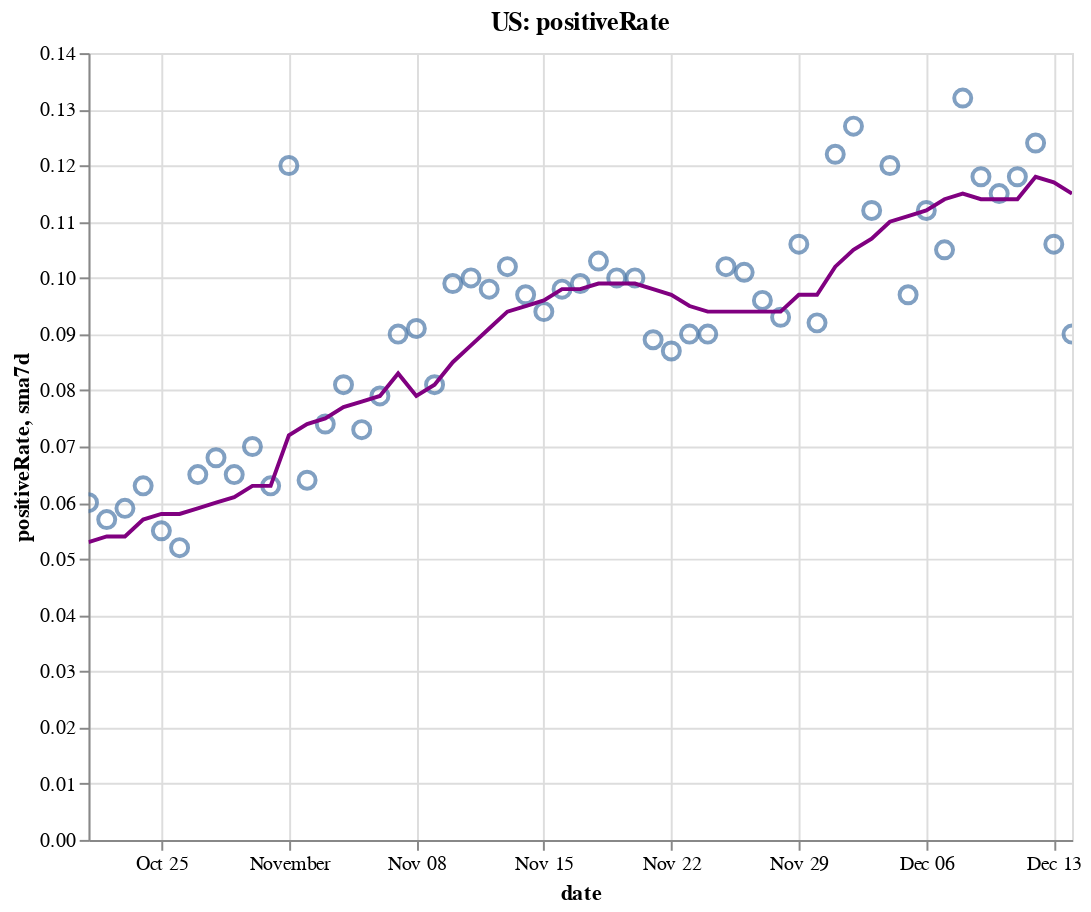

Write notebook code for a chart like this one.
### Code cell
create_plot(us, 'positiveRate')

### Figure 1 — Vega-Lite specification as saved in the notebook (floating-point values rounded to 4 significant figures)
{"config": {"view": {"continuousWidth": 400, "continuousHeight": 300}}, "layer": [{"layer": [{"mark": {"type": "point", "size": 75}, "encoding": {"tooltip": [{"type": "temporal", "field": "date"}, {"type": "quantitative", "field": "positiveRate"}, {"type": "quantitative", "field": "sma7d"}], "x": {"type": "temporal", "field": "date"}, "y": {"type": "quantitative", "field": "positiveRate"}}, "selection": {"selector004": {"type": "interval", "bind": "scales", "encodings": ["x", "y"]}}}, {"mark": {"type": "line", "color": "purple"}, "encoding": {"x": {"type": "temporal", "field": "date"}, "y": {"type": "quantitative", "field": "sma7d"}}}]}, {"mark": {"type": "rule", "color": "#aaa"}, "encoding": {"x": {"type": "temporal", "field": "date"}}, "transform": [{"filter": {"selection": "selector003"}}]}, {"mark": "circle", "encoding": {"opacity": {"condition": {"value": 1, "selection": "selector003"}, "value": 0}, "tooltip": [{"type": "temporal", "field": "date"}, {"type": "quantitative", "field": "positiveRate"}, {"type": "quantitative", "field": "sma7d"}], "x": {"type": "temporal", "field": "date"}, "y": {"type": "quantitative", "field": "positiveRate"}}, "selection": {"selector003": {"type": "single", "encodings": ["x"], "on": "mouseover", "nearest": true, "empty": "none"}}}, {"mark": {"type": "text", "align": "left", "dx": 5, "dy": -5, "stroke": "white", "strokeWidth": 2}, "encoding": {"text": {"type": "quantitative", "field": "positiveRate"}, "tooltip": [{"type": "temporal", "field": "date"}, {"type": "quantitative", "field": "positiveRate"}, {"type": "quantitative", "field": "sma7d"}], "x": {"type": "temporal", "field": "date"}, "y": {"type": "quantitative", "field": "positiveRate"}}, "transform": [{"filter": {"selection": "selector003"}}]}, {"mark": {"type": "text", "align": "left", "dx": 5, "dy": -5}, "encoding": {"text": {"type": "quantitative", "field": "positiveRate"}, "tooltip": [{"type": "temporal", "field": "date"}, {"type": "quantitative", "field": "positiveRate"}, {"type": "quantitative", "field": "sma7d"}], "x": {"type": "temporal", "field": "date"}, "y": {"type": "quantitative", "field": "positiveRate"}}, "transform": [{"filter": {"selection": "selector003"}}]}], "data": {"name": "data-fc4172787466c1e19ac59b1106ea3c7b"}, "height": 400, "title": "US: positiveRate", "width": 500, "$schema": "https://vega.github.io/schema/vega-lite/v4.8.1.json", "datasets": {"data-fc4172787466c1e19ac59b1106ea3c7b": [{"date": "2020-10-21T00:00:00", "totalTestResultsIncrease": 1018000.0, "positiveIncrease": 60980.0, "death": 213900.0, "deathIncrease": 1025.0, "positiveRate": 0.06, "state": "US", "sma7d": 0.053}, {"date": "2020-10-22T00:00:00", "totalTestResultsIncrease": 1279000.0, "positiveIncrease": 73000.0, "death": 215100.0, "deathIncrease": 1126.0, "positiveRate": 0.057, "state": "US", "sma7d": 0.054}, {"date": "2020-10-23T00:00:00", "totalTestResultsIncrease": 1405000.0, "positiveIncrease": 82340.0, "death": 216000.0, "deathIncrease": 941.0, "positiveRate": 0.059, "state": "US", "sma7d": 0.054}, {"date": "2020-10-24T00:00:00", "totalTestResultsIncrease": 1312000.0, "positiveIncrease": 83320.0, "death": 216900.0, "deathIncrease": 897.0, "positiveRate": 0.063, "state": "US", "sma7d": 0.057}, {"date": "2020-10-25T00:00:00", "totalTestResultsIncrease": 1182000.0, "positiveIncrease": 64900.0, "death": 217300.0, "deathIncrease": 387.0, "positiveRate": 0.055, "state": "US", "sma7d": 0.058}, {"date": "2020-10-26T00:00:00", "totalTestResultsIncrease": 1195000.0, "positiveIncrease": 62540.0, "death": 217700.0, "deathIncrease": 399.0, "positiveRate": 0.052, "state": "US", "sma7d": 0.058}, {"date": "2020-10-27T00:00:00", "totalTestResultsIncrease": 1111000.0, "positiveIncrease": 72100.0, "death": 218600.0, "deathIncrease": 929.0, "positiveRate": 0.065, "state": "US", "sma7d": 0.059}, {"date": "2020-10-28T00:00:00", "totalTestResultsIncrease": 1166000.0, "positiveIncrease": 78790.0, "death": 219700.0, "deathIncrease": 1045.0, "positiveRate": 0.068, "state": "US", "sma7d": 0.06}, {"date": "2020-10-29T00:00:00", "totalTestResultsIncrease": 1364000.0, "positiveIncrease": 88730.0, "death": 220700.0, "deathIncrease": 1055.0, "positiveRate": 0.065, "state": "US", "sma7d": 0.061}, {"date": "2020-10-30T00:00:00", "totalTestResultsIncrease": 1395000.0, "positiveIncrease": 97260.0, "death": 221700.0, "deathIncrease": 947.0, "positiveRate": 0.07, "state": "US", "sma7d": 0.063}, {"date": "2020-10-31T00:00:00", "totalTestResultsIncrease": 1427000.0, "positiveIncrease": 90610.0, "death": 222600.0, "deathIncrease": 970.0, "positiveRate": 0.063, "state": "US", "sma7d": 0.063}, {"date": "2020-11-01T00:00:00", "totalTestResultsIncrease": 1177000.0, "positiveIncrease": 141300.0, "death": 223000.0, "deathIncrease": 398.0, "positiveRate": 0.12, "state": "US", "sma7d": 0.072}, {"date": "2020-11-02T00:00:00", "totalTestResultsIncrease": 1291000.0, "positiveIncrease": 83100.0, "death": 223500.0, "deathIncrease": 474.0, "positiveRate": 0.064, "state": "US", "sma7d": 0.074}, {"date": "2020-11-03T00:00:00", "totalTestResultsIncrease": 1222000.0, "positiveIncrease": 89860.0, "death": 225000.0, "deathIncrease": 1525.0, "positiveRate": 0.074, "state": "US", "sma7d": 0.075}, {"date": "2020-11-04T00:00:00", "totalTestResultsIncrease": 1280000.0, "positiveIncrease": 103600.0, "death": 226200.0, "deathIncrease": 1126.0, "positiveRate": 0.081, "state": "US", "sma7d": 0.077}, {"date": "2020-11-05T00:00:00", "totalTestResultsIncrease": 1612000.0, "positiveIncrease": 118100.0, "death": 227300.0, "deathIncrease": 1155.0, "positiveRate": 0.073, "state": "US", "sma7d": 0.078}, {"date": "2020-11-06T00:00:00", "totalTestResultsIncrease": 1620000.0, "positiveIncrease": 127500.0, "death": 228500.0, "deathIncrease": 1186.0, "positiveRate": 0.079, "state": "US", "sma7d": 0.079}, {"date": "2020-11-07T00:00:00", "totalTestResultsIncrease": 1450000.0, "positiveIncrease": 130800.0, "death": 229600.0, "deathIncrease": 1132.0, "positiveRate": 0.09, "state": "US", "sma7d": 0.083}, {"date": "2020-11-08T00:00:00", "totalTestResultsIncrease": 1220000.0, "positiveIncrease": 111500.0, "death": 230100.0, "deathIncrease": 501.0, "positiveRate": 0.091, "state": "US", "sma7d": 0.079}, {"date": "2020-11-09T00:00:00", "totalTestResultsIncrease": 1444000.0, "positiveIncrease": 117500.0, "death": 230700.0, "deathIncrease": 580.0, "positiveRate": 0.081, "state": "US", "sma7d": 0.081}, {"date": "2020-11-10T00:00:00", "totalTestResultsIncrease": 1346000.0, "positiveIncrease": 133000.0, "death": 232100.0, "deathIncrease": 1357.0, "positiveRate": 0.099, "state": "US", "sma7d": 0.085}, {"date": "2020-11-11T00:00:00", "totalTestResultsIncrease": 1464000.0, "positiveIncrease": 146900.0, "death": 233700.0, "deathIncrease": 1579.0, "positiveRate": 0.1, "state": "US", "sma7d": 0.088}, {"date": "2020-11-12T00:00:00", "totalTestResultsIncrease": 1571000.0, "positiveIncrease": 154200.0, "death": 234800.0, "deathIncrease": 1111.0, "positiveRate": 0.098, "state": "US", "sma7d": 0.091}, {"date": "2020-11-13T00:00:00", "totalTestResultsIncrease": 1707000.0, "positiveIncrease": 174500.0, "death": 236100.0, "deathIncrease": 1304.0, "positiveRate": 0.102, "state": "US", "sma7d": 0.094}, {"date": "2020-11-14T00:00:00", "totalTestResultsIncrease": 1706000.0, "positiveIncrease": 165800.0, "death": 237400.0, "deathIncrease": 1352.0, "positiveRate": 0.097, "state": "US", "sma7d": 0.095}, {"date": "2020-11-15T00:00:00", "totalTestResultsIncrease": 1553000.0, "positiveIncrease": 145800.0, "death": 238100.0, "deathIncrease": 708.0, "positiveRate": 0.094, "state": "US", "sma7d": 0.096}, {"date": "2020-11-16T00:00:00", "totalTestResultsIncrease": 1530000.0, "positiveIncrease": 149500.0, "death": 238700.0, "deathIncrease": 609.0, "positiveRate": 0.098, "state": "US", "sma7d": 0.098}, {"date": "2020-11-17T00:00:00", "totalTestResultsIncrease": 1605000.0, "positiveIncrease": 158800.0, "death": 240300.0, "deathIncrease": 1562.0, "positiveRate": 0.099, "state": "US", "sma7d": 0.098}, {"date": "2020-11-18T00:00:00", "totalTestResultsIncrease": 1620000.0, "positiveIncrease": 166200.0, "death": 242200.0, "deathIncrease": 1882.0, "positiveRate": 0.103, "state": "US", "sma7d": 0.099}, {"date": "2020-11-19T00:00:00", "totalTestResultsIncrease": 1850000.0, "positiveIncrease": 184700.0, "death": 244200.0, "deathIncrease": 2020.0, "positiveRate": 0.1, "state": "US", "sma7d": 0.099}, {"date": "2020-11-20T00:00:00", "totalTestResultsIncrease": 1947000.0, "positiveIncrease": 194800.0, "death": 246100.0, "deathIncrease": 1894.0, "positiveRate": 0.1, "state": "US", "sma7d": 0.099}, {"date": "2020-11-21T00:00:00", "totalTestResultsIncrease": 2049000.0, "positiveIncrease": 181900.0, "death": 247600.0, "deathIncrease": 1554.0, "positiveRate": 0.089, "state": "US", "sma7d": 0.098}, {"date": "2020-11-22T00:00:00", "totalTestResultsIncrease": 1753000.0, "positiveIncrease": 151900.0, "death": 248600.0, "deathIncrease": 917.0, "positiveRate": 0.087, "state": "US", "sma7d": 0.097}, {"date": "2020-11-23T00:00:00", "totalTestResultsIncrease": 1694000.0, "positiveIncrease": 151900.0, "death": 249400.0, "deathIncrease": 858.0, "positiveRate": 0.09, "state": "US", "sma7d": 0.095}, {"date": "2020-11-24T00:00:00", "totalTestResultsIncrease": 1884000.0, "positiveIncrease": 169300.0, "death": 251500.0, "deathIncrease": 2106.0, "positiveRate": 0.09, "state": "US", "sma7d": 0.094}, {"date": "2020-11-25T00:00:00", "totalTestResultsIncrease": 1827000.0, "positiveIncrease": 186900.0, "death": 253800.0, "deathIncrease": 2280.0, "positiveRate": 0.102, "state": "US", "sma7d": 0.094}, {"date": "2020-11-26T00:00:00", "totalTestResultsIncrease": 1269000.0, "positiveIncrease": 128400.0, "death": 255200.0, "deathIncrease": 1387.0, "positiveRate": 0.101, "state": "US", "sma7d": 0.094}, {"date": "2020-11-27T00:00:00", "totalTestResultsIncrease": 2032000.0, "positiveIncrease": 194200.0, "death": 256600.0, "deathIncrease": 1392.0, "positiveRate": 0.096, "state": "US", "sma7d": 0.094}, {"date": "2020-11-28T00:00:00", "totalTestResultsIncrease": 1673000.0, "positiveIncrease": 154900.0, "death": 257800.0, "deathIncrease": 1251.0, "positiveRate": 0.093, "state": "US", "sma7d": 0.094}, {"date": "2020-11-29T00:00:00", "totalTestResultsIncrease": 1286000.0, "positiveIncrease": 136100.0, "death": 258700.0, "deathIncrease": 823.0, "positiveRate": 0.106, "state": "US", "sma7d": 0.097}, {"date": "2020-11-30T00:00:00", "totalTestResultsIncrease": 1607000.0, "positiveIncrease": 148500.0, "death": 259700.0, "deathIncrease": 1035.0, "positiveRate": 0.092, "state": "US", "sma7d": 0.097}, {"date": "2020-12-01T00:00:00", "totalTestResultsIncrease": 1474000.0, "positiveIncrease": 179200.0, "death": 262200.0, "deathIncrease": 2506.0, "positiveRate": 0.122, "state": "US", "sma7d": 0.102}, {"date": "2020-12-02T00:00:00", "totalTestResultsIncrease": 1559000.0, "positiveIncrease": 198700.0, "death": 265000.0, "deathIncrease": 2804.0, "positiveRate": 0.127, "state": "US", "sma7d": 0.105}, {"date": "2020-12-03T00:00:00", "totalTestResultsIncrease": 1897000.0, "positiveIncrease": 213400.0, "death": 267800.0, "deathIncrease": 2825.0, "positiveRate": 0.112, "state": "US", "sma7d": 0.107}, {"date": "2020-12-04T00:00:00", "totalTestResultsIncrease": 1904000.0, "positiveIncrease": 228000.0, "death": 270400.0, "deathIncrease": 2573.0, "positiveRate": 0.12, "state": "US", "sma7d": 0.11}, {"date": "2020-12-05T00:00:00", "totalTestResultsIncrease": 2212000.0, "positiveIncrease": 215400.0, "death": 272900.0, "deathIncrease": 2480.0, "positiveRate": 0.097, "state": "US", "sma7d": 0.111}, {"date": "2020-12-06T00:00:00", "totalTestResultsIncrease": 1602000.0, "positiveIncrease": 179600.0, "death": 274000.0, "deathIncrease": 1145.0, "positiveRate": 0.112, "state": "US", "sma7d": 0.112}, {"date": "2020-12-07T00:00:00", "totalTestResultsIncrease": 1719000.0, "positiveIncrease": 180800.0, "death": 275300.0, "deathIncrease": 1297.0, "positiveRate": 0.105, "state": "US", "sma7d": 0.114}, {"date": "2020-12-08T00:00:00", "totalTestResultsIncrease": 1678000.0, "positiveIncrease": 220900.0, "death": 278000.0, "deathIncrease": 2703.0, "positiveRate": 0.132, "state": "US", "sma7d": 0.115}, {"date": "2020-12-09T00:00:00", "totalTestResultsIncrease": 1813000.0, "positiveIncrease": 213500.0, "death": 281200.0, "deathIncrease": 3164.0, "positiveRate": 0.118, "state": "US", "sma7d": 0.114}, {"date": "2020-12-10T00:00:00", "totalTestResultsIncrease": 1893000.0, "positiveIncrease": 218500.0, "death": 284300.0, "deathIncrease": 3115.0, "positiveRate": 0.115, "state": "US", "sma7d": 0.114}, {"date": "2020-12-11T00:00:00", "totalTestResultsIncrease": 1993000.0, "positiveIncrease": 234800.0, "death": 287100.0, "deathIncrease": 2749.0, "positiveRate": 0.118, "state": "US", "sma7d": 0.114}, {"date": "2020-12-12T00:00:00", "totalTestResultsIncrease": 1813000.0, "positiveIncrease": 225200.0, "death": 289600.0, "deathIncrease": 2494.0, "positiveRate": 0.124, "state": "US", "sma7d": 0.118}, {"date": "2020-12-13T00:00:00", "totalTestResultsIncrease": 1764000.0, "positiveIncrease": 187800.0, "death": 291000.0, "deathIncrease": 1494.0, "positiveRate": 0.106, "state": "US", "sma7d": 0.117}, {"date": "2020-12-14T00:00:00", "totalTestResultsIncrease": 2155000.0, "positiveIncrease": 193000.0, "death": 292200.0, "deathIncrease": 1358.0, "positiveRate": 0.09, "state": "US", "sma7d": 0.115}]}}
